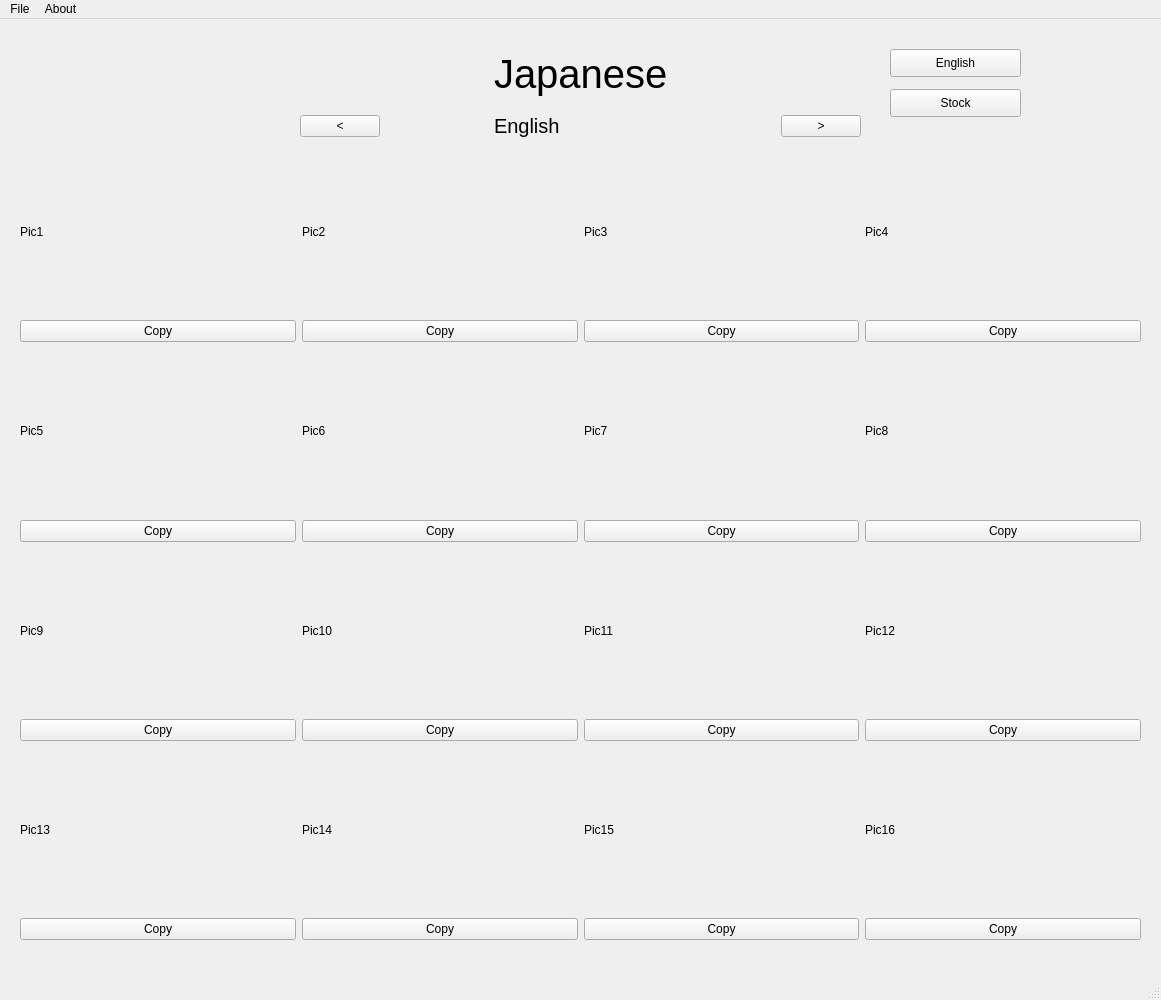
<?xml version="1.0" encoding="UTF-8"?>
<ui version="4.0">
 <class>MainWindow</class>
 <widget class="QMainWindow" name="MainWindow">
  <property name="geometry">
   <rect>
    <x>0</x>
    <y>0</y>
    <width>1161</width>
    <height>1000</height>
   </rect>
  </property>
  <property name="windowTitle">
   <string>MainWindow</string>
  </property>
  <widget class="QWidget" name="centralwidget">
   <widget class="QWidget" name="gridLayoutWidget">
    <property name="geometry">
     <rect>
      <x>300</x>
      <y>20</y>
      <width>561</width>
      <height>99</height>
     </rect>
    </property>
    <layout class="QGridLayout" name="gridLayout_2">
     <item row="1" column="0">
      <widget class="QPushButton" name="prev">
       <property name="text">
        <string>&lt;</string>
       </property>
      </widget>
     </item>
     <item row="0" column="1">
      <spacer name="horizontalSpacer">
       <property name="orientation">
        <enum>Qt::Horizontal</enum>
       </property>
       <property name="sizeHint" stdset="0">
        <size>
         <width>40</width>
         <height>20</height>
        </size>
       </property>
      </spacer>
     </item>
     <item row="0" column="2">
      <widget class="QLabel" name="japanese">
       <property name="font">
        <font>
         <pointsize>30</pointsize>
        </font>
       </property>
       <property name="text">
        <string>Japanese</string>
       </property>
      </widget>
     </item>
     <item row="1" column="2">
      <widget class="QLabel" name="english">
       <property name="font">
        <font>
         <pointsize>15</pointsize>
        </font>
       </property>
       <property name="text">
        <string>English</string>
       </property>
      </widget>
     </item>
     <item row="1" column="4">
      <widget class="QPushButton" name="next">
       <property name="text">
        <string>&gt;</string>
       </property>
      </widget>
     </item>
     <item row="0" column="3">
      <spacer name="horizontalSpacer_2">
       <property name="orientation">
        <enum>Qt::Horizontal</enum>
       </property>
       <property name="sizeHint" stdset="0">
        <size>
         <width>40</width>
         <height>20</height>
        </size>
       </property>
      </spacer>
     </item>
    </layout>
   </widget>
   <widget class="QWidget" name="gridLayoutWidget_2">
    <property name="geometry">
     <rect>
      <x>20</x>
      <y>130</y>
      <width>1121</width>
      <height>791</height>
     </rect>
    </property>
    <layout class="QGridLayout" name="gridLayout_3">
     <item row="7" column="3">
      <widget class="QPushButton" name="Copy17">
       <property name="text">
        <string>Copy</string>
       </property>
      </widget>
     </item>
     <item row="6" column="1">
      <widget class="QLabel" name="pic14">
       <property name="text">
        <string>Pic14</string>
       </property>
      </widget>
     </item>
     <item row="7" column="0">
      <widget class="QPushButton" name="Copy13">
       <property name="text">
        <string>Copy</string>
       </property>
      </widget>
     </item>
     <item row="3" column="2">
      <widget class="QPushButton" name="Copy7">
       <property name="text">
        <string>Copy</string>
       </property>
      </widget>
     </item>
     <item row="3" column="0">
      <widget class="QPushButton" name="Copy5">
       <property name="text">
        <string>Copy</string>
       </property>
      </widget>
     </item>
     <item row="5" column="0">
      <widget class="QPushButton" name="Copy9">
       <property name="text">
        <string>Copy</string>
       </property>
      </widget>
     </item>
     <item row="0" column="3">
      <widget class="QLabel" name="pic4">
       <property name="text">
        <string>Pic4</string>
       </property>
      </widget>
     </item>
     <item row="3" column="1">
      <widget class="QPushButton" name="Copy6">
       <property name="text">
        <string>Copy</string>
       </property>
      </widget>
     </item>
     <item row="4" column="0">
      <widget class="QLabel" name="pic9">
       <property name="text">
        <string>Pic9</string>
       </property>
      </widget>
     </item>
     <item row="7" column="2">
      <widget class="QPushButton" name="Copy15">
       <property name="text">
        <string>Copy</string>
       </property>
      </widget>
     </item>
     <item row="4" column="1">
      <widget class="QLabel" name="pic10">
       <property name="text">
        <string>Pic10</string>
       </property>
      </widget>
     </item>
     <item row="2" column="2">
      <widget class="QLabel" name="pic7">
       <property name="text">
        <string>Pic7</string>
       </property>
      </widget>
     </item>
     <item row="2" column="3">
      <widget class="QLabel" name="pic8">
       <property name="text">
        <string>Pic8</string>
       </property>
      </widget>
     </item>
     <item row="0" column="2">
      <widget class="QLabel" name="pic3">
       <property name="text">
        <string>Pic3</string>
       </property>
      </widget>
     </item>
     <item row="6" column="3">
      <widget class="QLabel" name="pic16">
       <property name="text">
        <string>Pic16</string>
       </property>
      </widget>
     </item>
     <item row="2" column="1">
      <widget class="QLabel" name="pic6">
       <property name="text">
        <string>Pic6</string>
       </property>
      </widget>
     </item>
     <item row="5" column="3">
      <widget class="QPushButton" name="Copy12">
       <property name="text">
        <string>Copy</string>
       </property>
      </widget>
     </item>
     <item row="5" column="2">
      <widget class="QPushButton" name="Copy11">
       <property name="text">
        <string>Copy</string>
       </property>
      </widget>
     </item>
     <item row="6" column="2">
      <widget class="QLabel" name="pic15">
       <property name="text">
        <string>Pic15</string>
       </property>
      </widget>
     </item>
     <item row="5" column="1">
      <widget class="QPushButton" name="Copy10">
       <property name="text">
        <string>Copy</string>
       </property>
      </widget>
     </item>
     <item row="0" column="1">
      <widget class="QLabel" name="pic2">
       <property name="text">
        <string>Pic2</string>
       </property>
      </widget>
     </item>
     <item row="4" column="3">
      <widget class="QLabel" name="pic12">
       <property name="text">
        <string>Pic12</string>
       </property>
      </widget>
     </item>
     <item row="2" column="0">
      <widget class="QLabel" name="pic5">
       <property name="text">
        <string>Pic5</string>
       </property>
      </widget>
     </item>
     <item row="4" column="2">
      <widget class="QLabel" name="pic11">
       <property name="text">
        <string>Pic11</string>
       </property>
      </widget>
     </item>
     <item row="1" column="0">
      <widget class="QPushButton" name="Copy1">
       <property name="text">
        <string>Copy</string>
       </property>
      </widget>
     </item>
     <item row="7" column="1">
      <widget class="QPushButton" name="Copy14">
       <property name="text">
        <string>Copy</string>
       </property>
      </widget>
     </item>
     <item row="1" column="3">
      <widget class="QPushButton" name="Copy4">
       <property name="text">
        <string>Copy</string>
       </property>
      </widget>
     </item>
     <item row="1" column="2">
      <widget class="QPushButton" name="Copy3">
       <property name="text">
        <string>Copy</string>
       </property>
      </widget>
     </item>
     <item row="0" column="0">
      <widget class="QLabel" name="pic1">
       <property name="text">
        <string>Pic1</string>
       </property>
      </widget>
     </item>
     <item row="1" column="1">
      <widget class="QPushButton" name="Copy2">
       <property name="text">
        <string>Copy</string>
       </property>
      </widget>
     </item>
     <item row="3" column="3">
      <widget class="QPushButton" name="Copy8">
       <property name="text">
        <string>Copy</string>
       </property>
      </widget>
     </item>
     <item row="6" column="0">
      <widget class="QLabel" name="pic13">
       <property name="text">
        <string>Pic13</string>
       </property>
      </widget>
     </item>
    </layout>
   </widget>
   <widget class="QPushButton" name="search_button_S">
    <property name="geometry">
     <rect>
      <x>890</x>
      <y>70</y>
      <width>131</width>
      <height>28</height>
     </rect>
    </property>
    <property name="text">
     <string>Stock</string>
    </property>
   </widget>
   <widget class="QPushButton" name="search_button_E">
    <property name="geometry">
     <rect>
      <x>890</x>
      <y>30</y>
      <width>131</width>
      <height>28</height>
     </rect>
    </property>
    <property name="text">
     <string>English</string>
    </property>
   </widget>
  </widget>
  <widget class="QMenuBar" name="menubar">
   <property name="geometry">
    <rect>
     <x>0</x>
     <y>0</y>
     <width>1161</width>
     <height>26</height>
    </rect>
   </property>
   <widget class="QMenu" name="menuFile">
    <property name="title">
     <string>File</string>
    </property>
    <addaction name="actionLoad"/>
    <addaction name="actionSettings"/>
   </widget>
   <widget class="QMenu" name="menuAbout">
    <property name="title">
     <string>About</string>
    </property>
    <addaction name="actionHelp"/>
    <addaction name="actionStory"/>
   </widget>
   <addaction name="menuFile"/>
   <addaction name="menuAbout"/>
  </widget>
  <widget class="QStatusBar" name="statusbar"/>
  <action name="actionLoad">
   <property name="text">
    <string>Load</string>
   </property>
  </action>
  <action name="actionHelp">
   <property name="text">
    <string>Help</string>
   </property>
  </action>
  <action name="actionStory">
   <property name="text">
    <string>Story</string>
   </property>
  </action>
  <action name="actionSettings">
   <property name="text">
    <string>Settings</string>
   </property>
  </action>
 </widget>
 <resources/>
 <connections/>
</ui>
